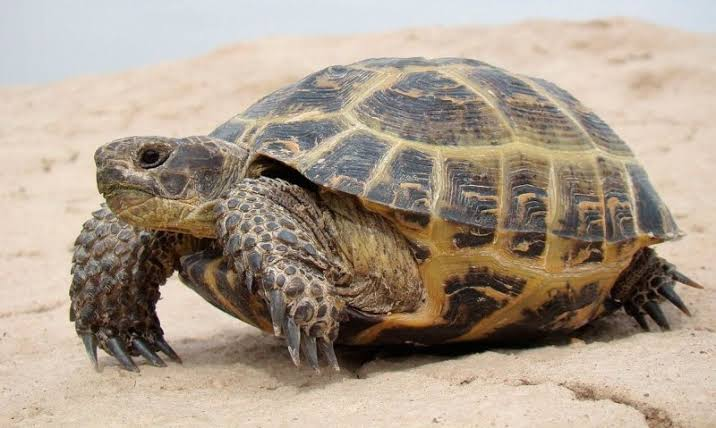
#> input picture imagenes/tortuga.jpg, 716 x 428 px, found by its file name
$ python ejemplo2_esquinas-0079.py
#> lines starting #> are read from the running program, lines starting #| are printed output that depends on the picture; after the words box and inside, x2 and y2 are one past the last pixel; in counts of white or black regions, pixels touching at a corner belong together
#Iram Jimenez NC = 0079
#NL = 32 = Tortuga
import cv2
import numpy as np

# Cargar imagen
imagen = cv2.imread("tortuga.jpg")
#> imagen is the input picture: shape (428, 716, 3); mean B, G, R 140.8, 156.6, 171.5

# Verificar que la imagen exista
if imagen is None:
    print("Error: no se pudo cargar la imagen.")
    exit()

# Convertir a escala de grises
gris = cv2.cvtColor(imagen, cv2.COLOR_BGR2GRAY)
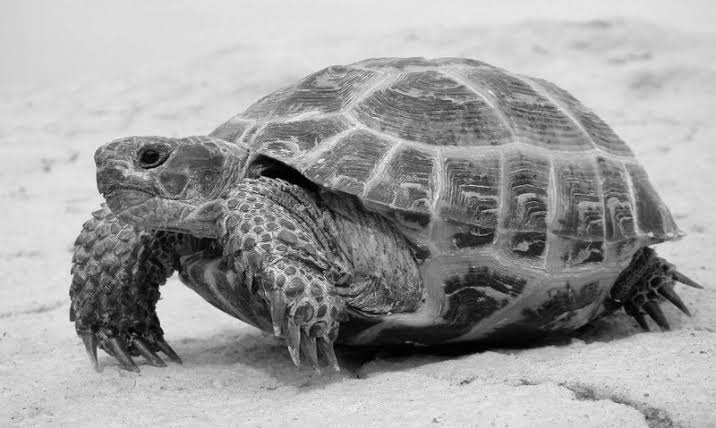
#> gris: shape (428, 716); min 0, max 246, mean 159.3

# Convertir a tipo float32
gris_float = np.float32(gris)

# Detectar esquinas mediante Harris
esquinas = cv2.cornerHarris(
    gris_float,
    2,
    3,
    0.04
)

# Dilatar para hacer visibles las esquinas
esquinas = cv2.dilate(
    esquinas,
    None
)
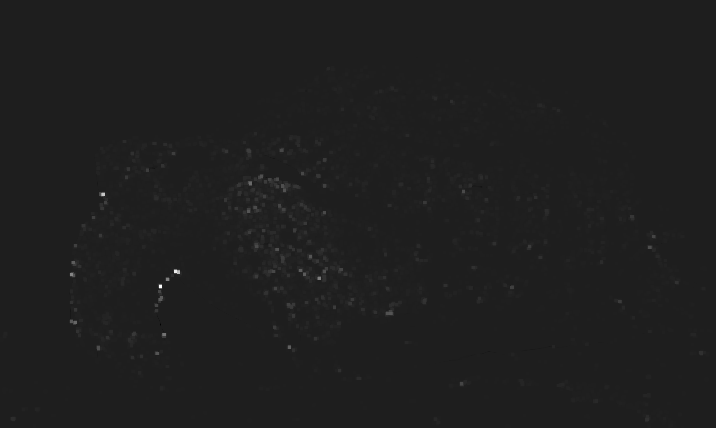
#> esquinas: shape (428, 716) float32; min -5572826.5, max 40723568, mean 118308.7; drawn with min black and max white

# Crear copia
resultado = imagen.copy()

# Umbral para identificar esquinas
umbral = 0.05 * esquinas.max()
#> umbral = 2036178.4
# Marcar esquinas
resultado[esquinas > umbral] = [0, 0, 255]
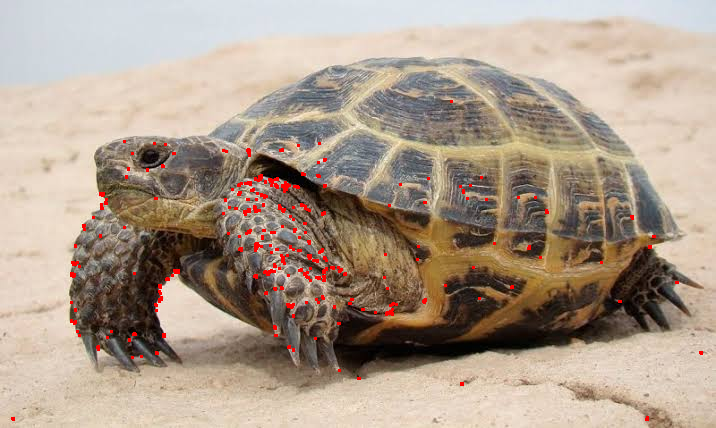
#> resultado: shape (428, 716, 3); 1.01% of pixels changed, all inside (x1, y1, x2, y2) = (11, 100, 703, 421)

# Mostrar resultados
cv2.imshow(
    "Imagen original - 0079",
    imagen
)

cv2.imshow(
    "Esquinas detectadas-0079",
    resultado
)

# Guardar resultado
cv2.imwrite(
    "../resultados/tortuga-0079.jpg",
    resultado
)

# Contar esquinas aproximadas
cantidad_esquinas = np.sum(
    esquinas > umbral
)
#> cantidad_esquinas = 3103

print("Deteccion de esquinas terminada.")
print("Cantidad aproximada de puntos detectados:",
      cantidad_esquinas)
#| Cantidad aproximada de puntos detectados: 3103

print("Resultado guardado en:")
print("../resultados/ejemplo2_esquinas.jpg")

# Esperar una tecla
cv2.waitKey(0)

# Cerrar ventanas
cv2.destroyAllWindows()
print("Iram Jimenez NC = 0079")
